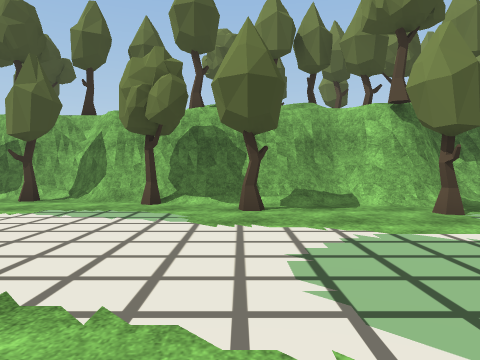
View 1 (above)

16 first-person views from a walk through a 3-D level made in the Unity game engine. The camera is 1.3 m above the floor, tilts 2° down and sees 70° across. The floor is counted in squares, 2 m on a side. Each view is taken from the middle of a square. On the plan, view 1 faces up. The plan holds only what a view shows up to about 10 squares ahead; the rest is blank. The place goes on beyond the plan. Some animated figures are left out. Some surface patterns are stand-ins.

View 2
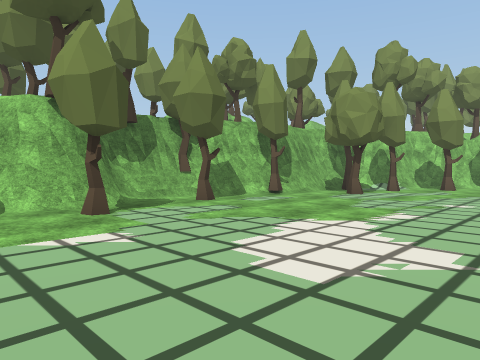

View 3
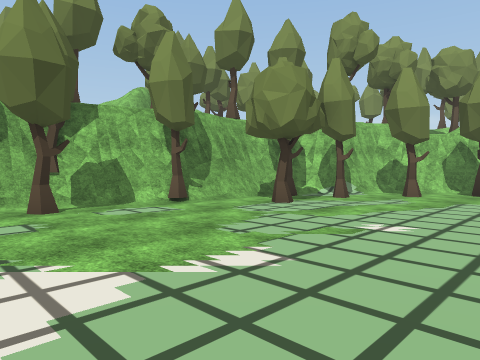

View 4
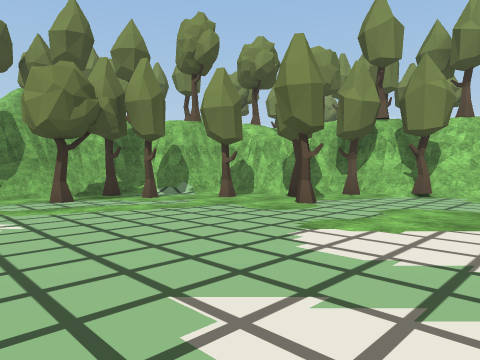

View 5
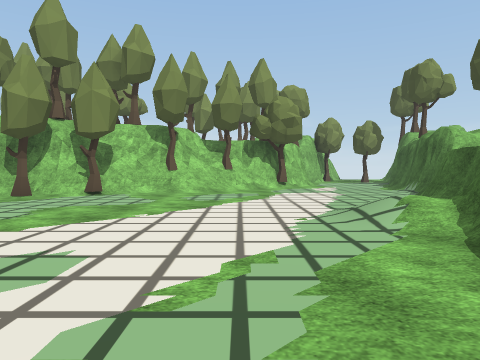

View 6
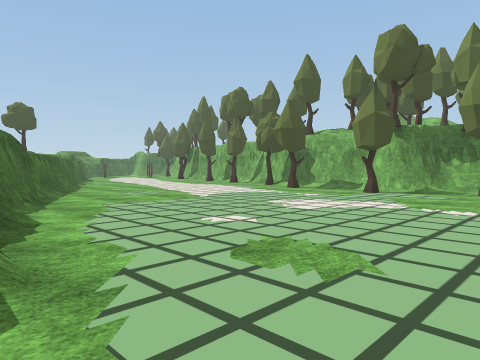

View 7
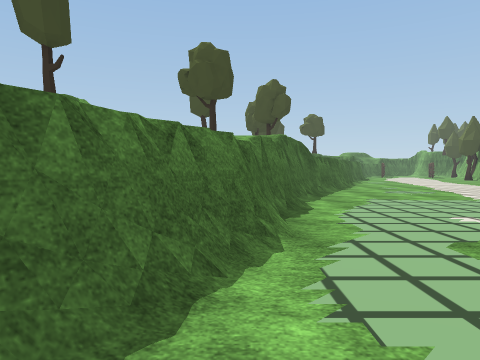

View 8
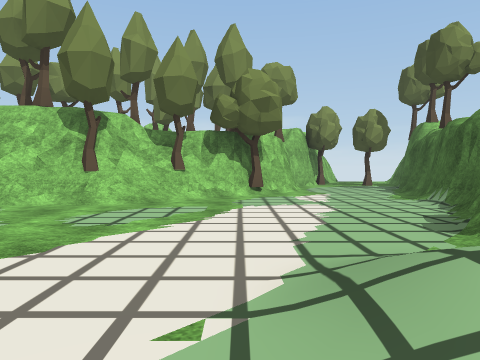

View 9
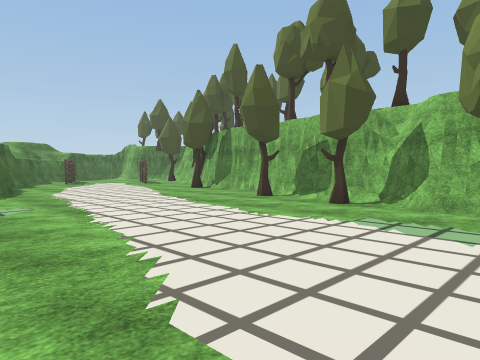

View 10
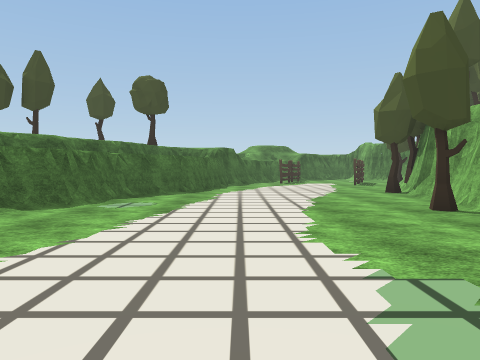

View 11
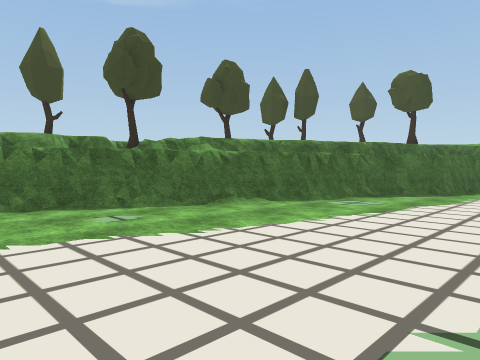

View 12
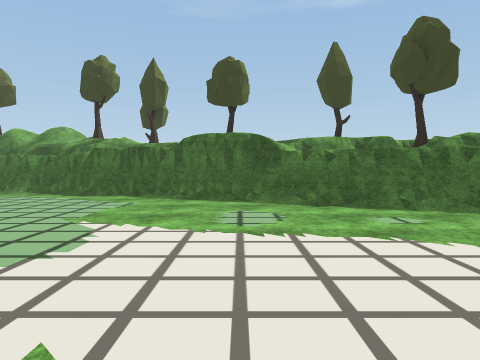

View 13
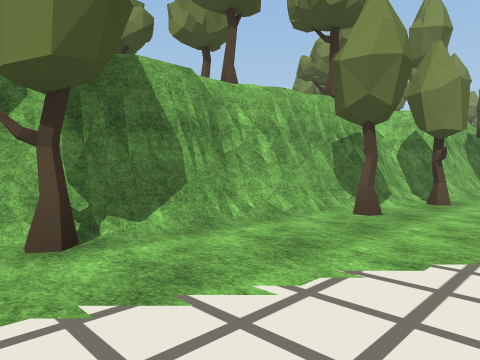

View 14
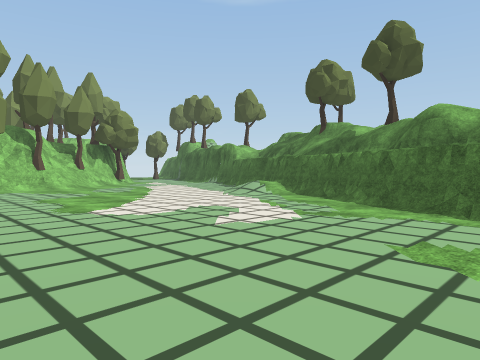

View 15
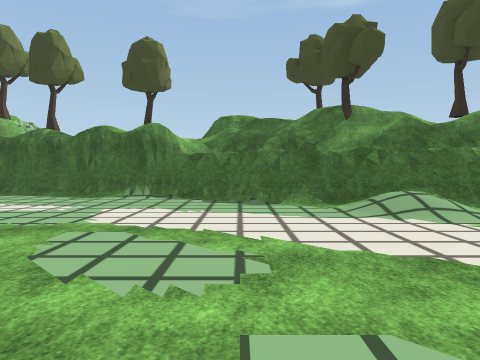

View 16
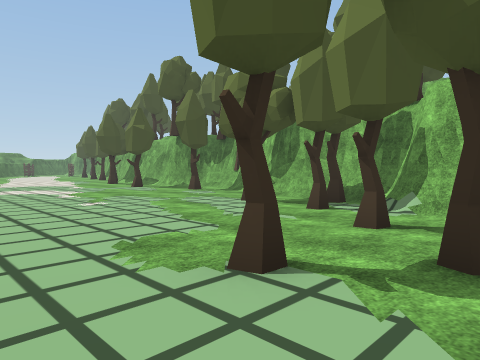

### Floor plan
Key: @ floor where view 1 was taken; # wall or solid block; x gap in a wall; . floor; / step, stairs or slope; T tree.
Columns run from 11 left of view 1 to 18 right of it. Each row starts with its distance up from view 1.
  9 T###
  8 .T#######
  7 .....T.T###########
  6 .........T....x.T./T####
  5 ...........T..T.......T##
  4 ....................T.T###
  3 #......................T.##
  2 ##......................T.#
  1  ####..................T..T
  0     ###....@..............T#
 -1       ###..................###
 -2         ###................/T#
 -3           ####............../#
 -4              #####........../T
 -5                  ##..........T
 -6                   ###///......
 -7                     ###//.....
 -8                       ####....
 -9                          ####.
-10                             ##

Positions as (right, up) in squares from view 1, and headings:
1: (0, 0), facing up
2: (1, 0), facing up-right
3: (4, 0), facing up-right
4: (7, -3), facing up-right
5: (7, -4), facing right
6: (7, -4), facing up-left
7: (8, -4), facing left
8: (10, -5), facing right
9: (-1, 1), facing up-left
10: (-1, 4), facing left
11: (-1, 5), facing down-left
12: (-1, 5), facing down
13: (-11, 5), facing up-right
14: (5, 1), facing down-right
15: (14, -1), facing down
16: (14, -1), facing up-left
